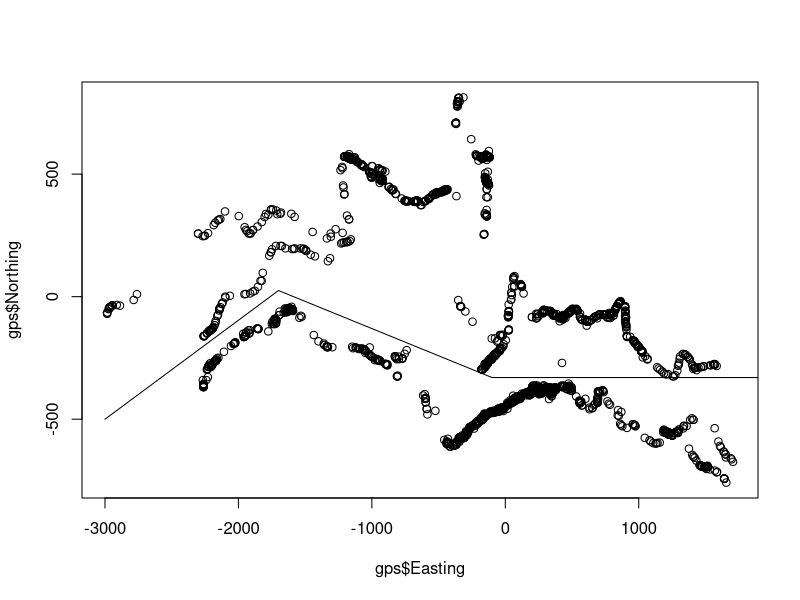
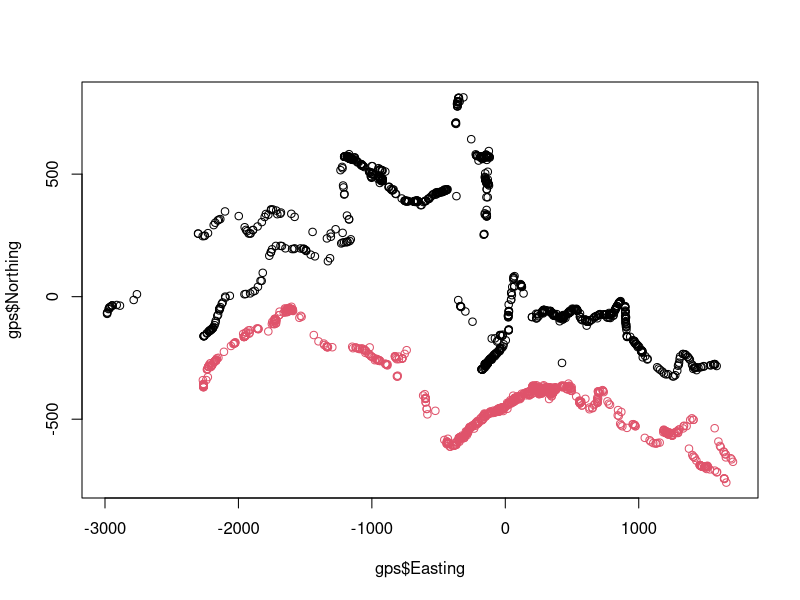

Here is the R script that generated these plots, in order:
# Add a column to the GPS data to indicate whether samples are from the upper
# or lower roads.

# Tom Ellis, 6th October 2023

library(tidyverse)

gps <- read_csv("01_data/processed_GPS_positions.csv")

# Find three transects that divide the two roads
sv <- rbind(
  c(-3000, -500),
  c(-1700,  25),
  c(-100, -330),
  c(2000, -330)
)
plot(gps$Easting, gps$Northing)
points(sv[,1], sv[,2], type = 'l')

# Treat each transect a a regression line
mod <- list(
  lm(sv[1:2,2] ~ sv[1:2,1]),
  lm(sv[2:3,2] ~ sv[2:3,1]),
  lm(sv[3:4,2] ~ sv[3:4,1])
)

# Coordinates for plants in each transect along the East-West axis.
ix <- list(
  (gps$Easting >= -3000) & (gps$Easting < -1700),
  (gps$Easting >= -1700) & (gps$Easting < -100),
  (gps$Easting >= -100) & (gps$Easting < 2000)
)

# Create a column indicating whether a sample is from the lower road or not.
gps$lower_road <- NA
for(i in 1:length(ix)){
  a <- mod[[i]]$coefficients[1]
  b <- mod[[i]]$coefficients[2]
  x <- gps$Easting[ix[[i]]]
  
  pred <- a+b*x
  gps$lower_road[ix[[i]]] <- ifelse(gps$Northing[ix[[i]]] < pred, TRUE, FALSE)
}
#Plot to make sure it works.
plot(gps$Easting, gps$Northing, col=gps$lower_road+1)

write_csv(gps, "01_data/GPS_with_road.csv")

